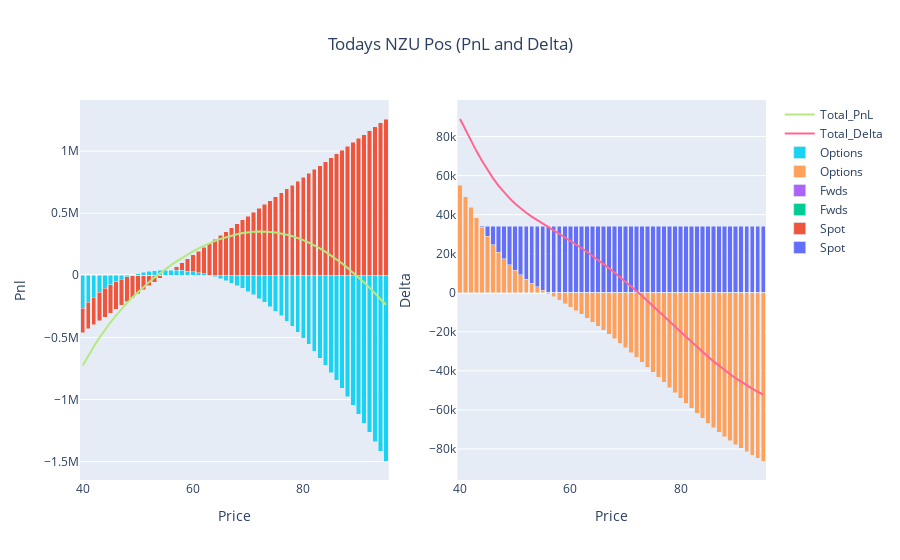

Here is the notebook cell this chart was saved with:
### Markdown cell above
# Today's Position

### Code cell
## USE THIS STYLE OF GRAPHING FOR TODAY DATE ENTRY ##
position_functions = Position_Reporting(positions, 'NZU', current_date)
pnl, delta, theta, vega, value = position_functions.combine_frame()

fig_d = go.Figure()

fig_d.add_trace(go.Bar(x=delta.Price, y=delta.Spot, name='Spot', base=0))
fig_d.add_trace(go.Bar(x=delta.Price, y=delta.Fwds, name='Fwds', base=0))
fig_d.add_trace(go.Bar(x=delta.Price, y=delta.Options, name='Options', base=0))
fig_d.add_trace(go.Scatter(x=delta.Price, y=delta.Total_Delta, mode='lines', name='Total_Delta'))

#fig_d.update_layout(title='ACCU Delta Today', xaxis_title='Price', yaxis_title='Delta', barmode='stack')
#fig_d.show()

#~~~~~~~~~~~~~~~~~~~~~~~~~~~~~~~~~
fig_p = go.Figure()

fig_p.add_trace(go.Bar(x=pnl.Price, y=pnl.Spot, name='Spot', base=0))
fig_p.add_trace(go.Bar(x=pnl.Price, y=pnl.Fwds, name='Fwds', base=0))
fig_p.add_trace(go.Bar(x=pnl.Price, y=pnl.Options, name='Options', base=0))
fig_p.add_trace(go.Scatter(x=pnl.Price, y=pnl.Total_Pnl, mode='lines', name='Total_PnL'))

#fig_p.update_layout(title='ACCU PnL Today', xaxis_title='Price', yaxis_title='pnl', barmode='stack')
#fig_p.show()


#~~~~~~~~~~~~~~~~~~~~~~~~~~~~~~~
fig = make_subplots(rows=1, cols=2)
for i in range(0,len(fig_d.data)):
    fig.add_trace(fig_d.data[i], row=1, col=2)
    fig.add_trace(fig_p.data[i], row=1, col=1)
    
fig.update_layout(title={'text': 'Todays NZU Pos (PnL and Delta)','x': 0.5,'xanchor': 'center'}, barmode='stack')

fig.update_xaxes(title_text="Price", row=1, col=1)
fig.update_yaxes(title_text="Pnl", row=1, col=1)
fig.update_xaxes(title_text="Price", row=1, col=2)
fig.update_yaxes(title_text="Delta", row=1, col=2)    
fig.show()
